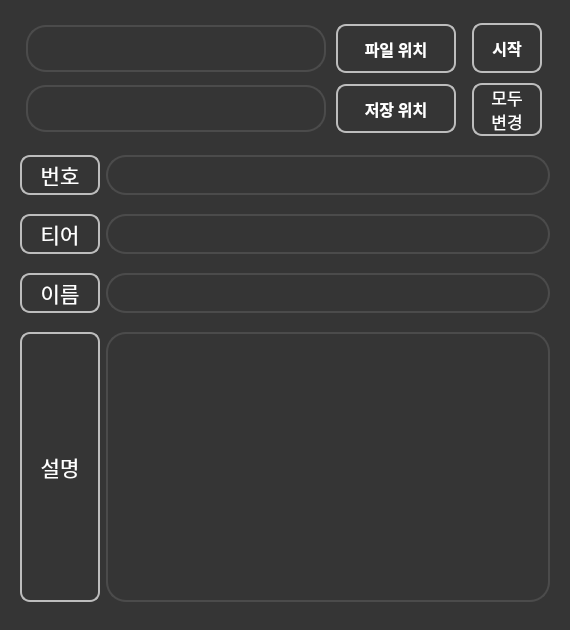
<?xml version="1.0" encoding="UTF-8"?>
<ui version="4.0">
 <class>Dialog</class>
 <widget class="QDialog" name="Dialog">
  <property name="geometry">
   <rect>
    <x>0</x>
    <y>0</y>
    <width>570</width>
    <height>630</height>
   </rect>
  </property>
  <property name="minimumSize">
   <size>
    <width>570</width>
    <height>630</height>
   </size>
  </property>
  <property name="maximumSize">
   <size>
    <width>1234</width>
    <height>1234</height>
   </size>
  </property>
  <property name="windowTitle">
   <string>Rename File for BOJ</string>
  </property>
  <property name="windowIcon">
   <iconset>
    <normaloff>../img/prompt_icon.png</normaloff>../img/prompt_icon.png</iconset>
  </property>
  <property name="styleSheet">
   <string notr="true"/>
  </property>
  <widget class="QWidget" name="widget" native="true">
   <property name="geometry">
    <rect>
     <x>0</x>
     <y>0</y>
     <width>570</width>
     <height>651</height>
    </rect>
   </property>
   <property name="sizePolicy">
    <sizepolicy hsizetype="Fixed" vsizetype="Fixed">
     <horstretch>0</horstretch>
     <verstretch>0</verstretch>
    </sizepolicy>
   </property>
   <property name="minimumSize">
    <size>
     <width>570</width>
     <height>630</height>
    </size>
   </property>
   <property name="maximumSize">
    <size>
     <width>1234</width>
     <height>1234</height>
    </size>
   </property>
   <property name="styleSheet">
    <string notr="true">QWidget { 
	color: #FFF;
	
	background-color: rgb(53, 53, 53);
}</string>
   </property>
   <widget class="QWidget" name="layoutWidget">
    <property name="geometry">
     <rect>
      <x>20</x>
      <y>10</y>
      <width>530</width>
      <height>609</height>
     </rect>
    </property>
    <layout class="QVBoxLayout" name="verticalLayout_2">
     <property name="spacing">
      <number>6</number>
     </property>
     <item>
      <layout class="QHBoxLayout" name="horizontalLayout_7">
       <property name="spacing">
        <number>10</number>
       </property>
       <item>
        <layout class="QVBoxLayout" name="verticalLayout">
         <item>
          <layout class="QHBoxLayout" name="horizontalLayout_2">
           <item>
            <widget class="QTextBrowser" name="fileLocation_textBrowser">
             <property name="minimumSize">
              <size>
               <width>300</width>
               <height>40</height>
              </size>
             </property>
             <property name="maximumSize">
              <size>
               <width>300</width>
               <height>47</height>
              </size>
             </property>
             <property name="font">
              <font>
               <family>Arial</family>
               <pointsize>12</pointsize>
               <weight>50</weight>
               <italic>false</italic>
               <bold>false</bold>
              </font>
             </property>
             <property name="cursor" stdset="0">
              <cursorShape>IBeamCursor</cursorShape>
             </property>
             <property name="styleSheet">
              <string notr="true">QTextBrowser {
	border: 2px solid rgb(75, 75, 75);
	border-radius: 20px;
	color: #FFF;
	padding-left: 20px;
	padding-right: 20px;
}</string>
             </property>
             <property name="lineWidth">
              <number>1</number>
             </property>
             <property name="verticalScrollBarPolicy">
              <enum>Qt::ScrollBarAlwaysOff</enum>
             </property>
             <property name="horizontalScrollBarPolicy">
              <enum>Qt::ScrollBarAlwaysOff</enum>
             </property>
             <property name="sizeAdjustPolicy">
              <enum>QAbstractScrollArea::AdjustToContentsOnFirstShow</enum>
             </property>
             <property name="lineWrapMode">
              <enum>QTextEdit::WidgetWidth</enum>
             </property>
             <property name="lineWrapColumnOrWidth">
              <number>300</number>
             </property>
             <property name="openExternalLinks">
              <bool>true</bool>
             </property>
            </widget>
           </item>
           <item>
            <widget class="QPushButton" name="fileLocation_pushButton">
             <property name="minimumSize">
              <size>
               <width>120</width>
               <height>49</height>
              </size>
             </property>
             <property name="maximumSize">
              <size>
               <width>120</width>
               <height>52</height>
              </size>
             </property>
             <property name="font">
              <font>
               <family>맑은 고딕</family>
               <pointsize>12</pointsize>
               <weight>75</weight>
               <italic>false</italic>
               <bold>true</bold>
              </font>
             </property>
             <property name="styleSheet">
              <string notr="true">QPushButton {
	border: 2px solid rgb(189, 189, 189);
	border-radius: 10px;
}

QPushButton:hover {
	background-color: rgb(106, 106, 106);
}
</string>
             </property>
             <property name="text">
              <string>파일 위치</string>
             </property>
            </widget>
           </item>
          </layout>
         </item>
         <item>
          <layout class="QHBoxLayout" name="horizontalLayout">
           <item>
            <widget class="QTextBrowser" name="dirLocation_textBrowser">
             <property name="minimumSize">
              <size>
               <width>300</width>
               <height>40</height>
              </size>
             </property>
             <property name="maximumSize">
              <size>
               <width>300</width>
               <height>47</height>
              </size>
             </property>
             <property name="font">
              <font>
               <family>Arial</family>
               <pointsize>12</pointsize>
               <weight>50</weight>
               <italic>false</italic>
               <bold>false</bold>
              </font>
             </property>
             <property name="cursor" stdset="0">
              <cursorShape>IBeamCursor</cursorShape>
             </property>
             <property name="styleSheet">
              <string notr="true">QTextBrowser {
	border: 2px solid rgb(75, 75, 75);
	border-radius: 20px;
	color: #FFF;
	padding-left: 20px;
	padding-right: 20px;
}</string>
             </property>
             <property name="lineWidth">
              <number>1</number>
             </property>
             <property name="verticalScrollBarPolicy">
              <enum>Qt::ScrollBarAlwaysOff</enum>
             </property>
             <property name="horizontalScrollBarPolicy">
              <enum>Qt::ScrollBarAlwaysOff</enum>
             </property>
             <property name="sizeAdjustPolicy">
              <enum>QAbstractScrollArea::AdjustToContentsOnFirstShow</enum>
             </property>
             <property name="lineWrapMode">
              <enum>QTextEdit::WidgetWidth</enum>
             </property>
             <property name="lineWrapColumnOrWidth">
              <number>300</number>
             </property>
             <property name="openExternalLinks">
              <bool>true</bool>
             </property>
            </widget>
           </item>
           <item>
            <widget class="QPushButton" name="dirLocation_pushButton">
             <property name="minimumSize">
              <size>
               <width>120</width>
               <height>49</height>
              </size>
             </property>
             <property name="maximumSize">
              <size>
               <width>120</width>
               <height>52</height>
              </size>
             </property>
             <property name="font">
              <font>
               <family>맑은 고딕</family>
               <pointsize>12</pointsize>
               <weight>75</weight>
               <italic>false</italic>
               <bold>true</bold>
              </font>
             </property>
             <property name="styleSheet">
              <string notr="true">QPushButton {
	border: 2px solid rgb(189, 189, 189);
	border-radius: 10px;
}

QPushButton:hover {
	background-color: rgb(106, 106, 106);
}
</string>
             </property>
             <property name="text">
              <string>저장 위치</string>
             </property>
            </widget>
           </item>
          </layout>
         </item>
        </layout>
       </item>
       <item>
        <layout class="QVBoxLayout" name="verticalLayout_4">
         <item>
          <widget class="QPushButton" name="start_pushButton">
           <property name="minimumSize">
            <size>
             <width>70</width>
             <height>50</height>
            </size>
           </property>
           <property name="maximumSize">
            <size>
             <width>70</width>
             <height>110</height>
            </size>
           </property>
           <property name="font">
            <font>
             <family>맑은 고딕</family>
             <pointsize>12</pointsize>
             <weight>75</weight>
             <bold>true</bold>
            </font>
           </property>
           <property name="styleSheet">
            <string notr="true">QPushButton {
	border: 2px solid rgb(189, 189, 189);
	border-radius: 10px;
}

QPushButton:hover {
	background-color: rgb(106, 106, 106);
}
</string>
           </property>
           <property name="text">
            <string>시작</string>
           </property>
          </widget>
         </item>
         <item>
          <widget class="QPushButton" name="changeAll_pushButton">
           <property name="maximumSize">
            <size>
             <width>70</width>
             <height>110</height>
            </size>
           </property>
           <property name="font">
            <font>
             <family>Malgun Gothic</family>
             <pointsize>13</pointsize>
             <weight>50</weight>
             <bold>false</bold>
            </font>
           </property>
           <property name="styleSheet">
            <string notr="true">QPushButton {
	border: 2px solid rgb(189, 189, 189);
	border-radius: 10px;
}

QPushButton:hover {
	background-color: rgb(106, 106, 106);
}
</string>
           </property>
           <property name="text">
            <string>모두
변경</string>
           </property>
          </widget>
         </item>
        </layout>
       </item>
      </layout>
     </item>
     <item>
      <layout class="QHBoxLayout" name="horizontalLayout_5">
       <item>
        <widget class="QLabel" name="label_3">
         <property name="minimumSize">
          <size>
           <width>80</width>
           <height>40</height>
          </size>
         </property>
         <property name="maximumSize">
          <size>
           <width>80</width>
           <height>40</height>
          </size>
         </property>
         <property name="font">
          <font>
           <family>한컴 고딕</family>
           <pointsize>16</pointsize>
           <weight>50</weight>
           <italic>false</italic>
           <bold>false</bold>
          </font>
         </property>
         <property name="styleSheet">
          <string notr="true">QLabel {
	border: 2px solid rgb(189, 189, 189);
	border-radius: 10px;
}</string>
         </property>
         <property name="text">
          <string>번호</string>
         </property>
         <property name="alignment">
          <set>Qt::AlignCenter</set>
         </property>
         <property name="wordWrap">
          <bool>false</bool>
         </property>
        </widget>
       </item>
       <item>
        <widget class="QTextBrowser" name="prbNum_textBrowser">
         <property name="minimumSize">
          <size>
           <width>400</width>
           <height>40</height>
          </size>
         </property>
         <property name="maximumSize">
          <size>
           <width>450</width>
           <height>40</height>
          </size>
         </property>
         <property name="font">
          <font>
           <family>맑은 고딕</family>
           <pointsize>14</pointsize>
           <weight>50</weight>
           <italic>false</italic>
           <bold>false</bold>
          </font>
         </property>
         <property name="styleSheet">
          <string notr="true">QTextBrowser {
	border: 2px solid rgb(75, 75, 75);
	border-radius: 20px;
	color: #FFF;
	padding-left: 20px;
	padding-right: 20px;
}</string>
         </property>
         <property name="verticalScrollBarPolicy">
          <enum>Qt::ScrollBarAlwaysOff</enum>
         </property>
         <property name="horizontalScrollBarPolicy">
          <enum>Qt::ScrollBarAlwaysOff</enum>
         </property>
        </widget>
       </item>
      </layout>
     </item>
     <item>
      <layout class="QHBoxLayout" name="horizontalLayout_6">
       <item>
        <widget class="QLabel" name="label_4">
         <property name="minimumSize">
          <size>
           <width>80</width>
           <height>40</height>
          </size>
         </property>
         <property name="maximumSize">
          <size>
           <width>80</width>
           <height>40</height>
          </size>
         </property>
         <property name="font">
          <font>
           <family>한컴 고딕</family>
           <pointsize>16</pointsize>
           <weight>50</weight>
           <italic>false</italic>
           <bold>false</bold>
          </font>
         </property>
         <property name="styleSheet">
          <string notr="true">QLabel {
	border: 2px solid rgb(189, 189, 189);
	border-radius: 10px;
}</string>
         </property>
         <property name="text">
          <string>티어</string>
         </property>
         <property name="alignment">
          <set>Qt::AlignCenter</set>
         </property>
         <property name="wordWrap">
          <bool>false</bool>
         </property>
        </widget>
       </item>
       <item>
        <widget class="QTextBrowser" name="prbTier_textBrowser">
         <property name="minimumSize">
          <size>
           <width>400</width>
           <height>40</height>
          </size>
         </property>
         <property name="maximumSize">
          <size>
           <width>450</width>
           <height>40</height>
          </size>
         </property>
         <property name="font">
          <font>
           <family>맑은 고딕</family>
           <pointsize>14</pointsize>
           <weight>50</weight>
           <italic>false</italic>
           <bold>false</bold>
          </font>
         </property>
         <property name="styleSheet">
          <string notr="true">QTextBrowser {
	border: 2px solid rgb(75, 75, 75);
	border-radius: 20px;
	color: #FFF;
	padding-left: 20px;
	padding-right: 20px;
}</string>
         </property>
         <property name="verticalScrollBarPolicy">
          <enum>Qt::ScrollBarAlwaysOff</enum>
         </property>
         <property name="horizontalScrollBarPolicy">
          <enum>Qt::ScrollBarAlwaysOff</enum>
         </property>
        </widget>
       </item>
      </layout>
     </item>
     <item>
      <layout class="QHBoxLayout" name="horizontalLayout_4">
       <item>
        <widget class="QLabel" name="label_2">
         <property name="minimumSize">
          <size>
           <width>80</width>
           <height>40</height>
          </size>
         </property>
         <property name="maximumSize">
          <size>
           <width>80</width>
           <height>40</height>
          </size>
         </property>
         <property name="font">
          <font>
           <family>한컴 고딕</family>
           <pointsize>16</pointsize>
           <weight>50</weight>
           <italic>false</italic>
           <bold>false</bold>
          </font>
         </property>
         <property name="styleSheet">
          <string notr="true">QLabel {
	border: 2px solid rgb(189, 189, 189);
	border-radius: 10px;
}</string>
         </property>
         <property name="text">
          <string>이름</string>
         </property>
         <property name="alignment">
          <set>Qt::AlignCenter</set>
         </property>
         <property name="wordWrap">
          <bool>false</bool>
         </property>
        </widget>
       </item>
       <item>
        <widget class="QTextBrowser" name="prbName_textBrowser">
         <property name="minimumSize">
          <size>
           <width>400</width>
           <height>40</height>
          </size>
         </property>
         <property name="maximumSize">
          <size>
           <width>450</width>
           <height>40</height>
          </size>
         </property>
         <property name="font">
          <font>
           <family>맑은 고딕</family>
           <pointsize>14</pointsize>
           <weight>50</weight>
           <italic>false</italic>
           <bold>false</bold>
          </font>
         </property>
         <property name="styleSheet">
          <string notr="true">QTextBrowser {
	border: 2px solid rgb(75, 75, 75);
	border-radius: 20px;
	color: #FFF;
	padding-left: 20px;
	padding-right: 20px;
}</string>
         </property>
         <property name="verticalScrollBarPolicy">
          <enum>Qt::ScrollBarAlwaysOff</enum>
         </property>
         <property name="horizontalScrollBarPolicy">
          <enum>Qt::ScrollBarAlwaysOff</enum>
         </property>
        </widget>
       </item>
      </layout>
     </item>
     <item>
      <layout class="QHBoxLayout" name="horizontalLayout_3">
       <item>
        <widget class="QLabel" name="label">
         <property name="minimumSize">
          <size>
           <width>80</width>
           <height>270</height>
          </size>
         </property>
         <property name="maximumSize">
          <size>
           <width>80</width>
           <height>270</height>
          </size>
         </property>
         <property name="font">
          <font>
           <family>한컴 고딕</family>
           <pointsize>16</pointsize>
           <weight>50</weight>
           <italic>false</italic>
           <bold>false</bold>
          </font>
         </property>
         <property name="styleSheet">
          <string notr="true">QLabel {
	border: 2px solid rgb(189, 189, 189);
	border-radius: 10px;
}</string>
         </property>
         <property name="text">
          <string>설명</string>
         </property>
         <property name="alignment">
          <set>Qt::AlignCenter</set>
         </property>
         <property name="wordWrap">
          <bool>false</bool>
         </property>
        </widget>
       </item>
       <item>
        <widget class="QTextBrowser" name="discription_textBrowser">
         <property name="minimumSize">
          <size>
           <width>400</width>
           <height>270</height>
          </size>
         </property>
         <property name="maximumSize">
          <size>
           <width>450</width>
           <height>270</height>
          </size>
         </property>
         <property name="font">
          <font>
           <family>맑은 고딕</family>
           <pointsize>14</pointsize>
           <weight>50</weight>
           <italic>false</italic>
           <bold>false</bold>
          </font>
         </property>
         <property name="styleSheet">
          <string notr="true">QTextBrowser {
	border: 2px solid rgb(75, 75, 75);
	border-radius: 20px;
	color: #FFF;
	padding-left: 20px;
	padding-right: 20px;
}</string>
         </property>
         <property name="verticalScrollBarPolicy">
          <enum>Qt::ScrollBarAlwaysOff</enum>
         </property>
         <property name="horizontalScrollBarPolicy">
          <enum>Qt::ScrollBarAlwaysOff</enum>
         </property>
        </widget>
       </item>
      </layout>
     </item>
    </layout>
   </widget>
  </widget>
 </widget>
 <resources/>
 <connections/>
</ui>
